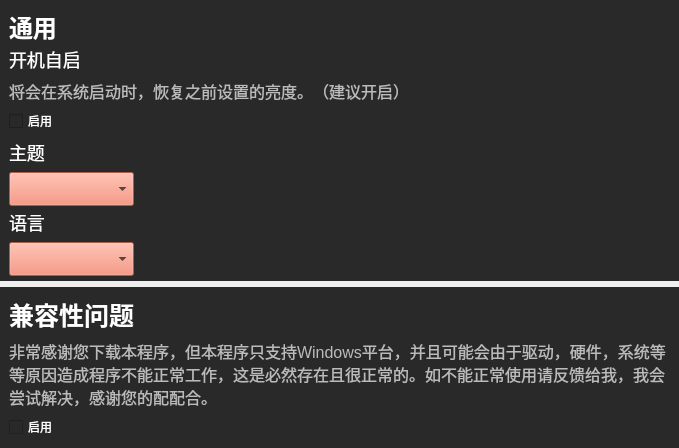
<?xml version="1.0" encoding="UTF-8"?>
<ui version="4.0">
 <class>GenaratePage</class>
 <widget class="QWidget" name="GenaratePage">
  <property name="geometry">
   <rect>
    <x>0</x>
    <y>0</y>
    <width>679</width>
    <height>448</height>
   </rect>
  </property>
  <property name="sizePolicy">
   <sizepolicy hsizetype="Expanding" vsizetype="Preferred">
    <horstretch>0</horstretch>
    <verstretch>0</verstretch>
   </sizepolicy>
  </property>
  <property name="font">
   <font>
    <family>Microsoft JhengHei UI</family>
   </font>
  </property>
  <property name="windowTitle">
   <string>Form</string>
  </property>
  <property name="styleSheet">
   <string notr="true">
#GenaratePage{
	border-radius:5px;
}
.QLabel{
font-size:18px;
color:rgb(255,255,255);
}
.QCheckBox{
color:rgb(255,255,255);
}
</string>
  </property>
  <layout class="QVBoxLayout" name="verticalLayout_3">
   <property name="leftMargin">
    <number>0</number>
   </property>
   <property name="topMargin">
    <number>0</number>
   </property>
   <property name="rightMargin">
    <number>0</number>
   </property>
   <property name="bottomMargin">
    <number>0</number>
   </property>
   <item>
    <widget class="QWidget" name="widget_2" native="true">
     <property name="sizePolicy">
      <sizepolicy hsizetype="Expanding" vsizetype="Preferred">
       <horstretch>0</horstretch>
       <verstretch>0</verstretch>
      </sizepolicy>
     </property>
     <property name="styleSheet">
      <string notr="true">background-color:rgb(41,41,41);
</string>
     </property>
     <layout class="QVBoxLayout" name="verticalLayout_2">
      <item>
       <widget class="QLabel" name="label_3">
        <property name="minimumSize">
         <size>
          <width>0</width>
          <height>0</height>
         </size>
        </property>
        <property name="styleSheet">
         <string notr="true">font-size:25px;
font-weight:500;</string>
        </property>
        <property name="text">
         <string>&lt;html&gt;&lt;head/&gt;&lt;body&gt;&lt;p&gt;&lt;span style=&quot; font-size:18pt;&quot;&gt;通用&lt;/span&gt;&lt;/p&gt;&lt;/body&gt;&lt;/html&gt;</string>
        </property>
       </widget>
      </item>
      <item>
       <spacer name="verticalSpacer_2">
        <property name="orientation">
         <enum>Qt::Vertical</enum>
        </property>
        <property name="sizeType">
         <enum>QSizePolicy::Preferred</enum>
        </property>
        <property name="sizeHint" stdset="0">
         <size>
          <width>20</width>
          <height>10</height>
         </size>
        </property>
       </spacer>
      </item>
      <item>
       <widget class="QLabel" name="label_4">
        <property name="text">
         <string>开机自启</string>
        </property>
       </widget>
      </item>
      <item>
       <widget class="QLabel" name="label_5">
        <property name="styleSheet">
         <string notr="true">color:rgb(187,187,187);
font-size:16px;</string>
        </property>
        <property name="text">
         <string>将会在系统启动时，恢复之前设置的亮度。（建议开启）</string>
        </property>
       </widget>
      </item>
      <item>
       <widget class="QCheckBox" name="autoBoot">
        <property name="text">
         <string>启用</string>
        </property>
       </widget>
      </item>
      <item>
       <widget class="QLabel" name="label_6">
        <property name="text">
         <string>主题</string>
        </property>
       </widget>
      </item>
      <item>
       <widget class="QComboBox" name="theme">
        <property name="minimumSize">
         <size>
          <width>64</width>
          <height>34</height>
         </size>
        </property>
        <property name="maximumSize">
         <size>
          <width>125</width>
          <height>16777215</height>
         </size>
        </property>
        <property name="layoutDirection">
         <enum>Qt::LeftToRight</enum>
        </property>
        <property name="styleSheet">
         <string notr="true">background-color: rgb(243, 128, 100);
</string>
        </property>
        <property name="insertPolicy">
         <enum>QComboBox::InsertAtCurrent</enum>
        </property>
        <property name="placeholderText">
         <string>选择主题</string>
        </property>
        <item>
         <property name="text">
          <string>黑色</string>
         </property>
        </item>
        <item>
         <property name="text">
          <string>白色</string>
         </property>
        </item>
       </widget>
      </item>
      <item>
       <widget class="QLabel" name="label_7">
        <property name="text">
         <string>语言</string>
        </property>
       </widget>
      </item>
      <item>
       <widget class="QComboBox" name="language">
        <property name="minimumSize">
         <size>
          <width>64</width>
          <height>34</height>
         </size>
        </property>
        <property name="maximumSize">
         <size>
          <width>125</width>
          <height>16777215</height>
         </size>
        </property>
        <property name="layoutDirection">
         <enum>Qt::LeftToRight</enum>
        </property>
        <property name="styleSheet">
         <string notr="true">background-color: rgb(243, 128, 100);
</string>
        </property>
        <property name="insertPolicy">
         <enum>QComboBox::InsertAtCurrent</enum>
        </property>
        <property name="placeholderText">
         <string>选择语言</string>
        </property>
        <item>
         <property name="text">
          <string>中文</string>
         </property>
        </item>
        <item>
         <property name="text">
          <string>English</string>
         </property>
        </item>
       </widget>
      </item>
     </layout>
    </widget>
   </item>
   <item>
    <widget class="QWidget" name="widget" native="true">
     <property name="sizePolicy">
      <sizepolicy hsizetype="Expanding" vsizetype="Preferred">
       <horstretch>0</horstretch>
       <verstretch>0</verstretch>
      </sizepolicy>
     </property>
     <property name="styleSheet">
      <string notr="true">background-color:rgb(41,41,41);
</string>
     </property>
     <layout class="QVBoxLayout" name="verticalLayout">
      <item>
       <widget class="QLabel" name="label">
        <property name="styleSheet">
         <string notr="true">font-size:25px;
font-weight:500;</string>
        </property>
        <property name="text">
         <string>兼容性问题</string>
        </property>
       </widget>
      </item>
      <item>
       <widget class="QLabel" name="label_2">
        <property name="styleSheet">
         <string notr="true">color:rgb(187,187,187);
font-size:16px;</string>
        </property>
        <property name="text">
         <string>非常感谢您下载本程序，但本程序只支持Windows平台，并且可能会由于驱动，硬件，系统等等原因造成程序不能正常工作，这是必然存在且很正常的。如不能正常使用请反馈给我，我会尝试解决，感谢您的配配合。</string>
        </property>
        <property name="wordWrap">
         <bool>true</bool>
        </property>
       </widget>
      </item>
      <item>
       <widget class="QCheckBox" name="checkBox">
        <property name="text">
         <string>启用</string>
        </property>
       </widget>
      </item>
     </layout>
    </widget>
   </item>
   <item>
    <spacer name="verticalSpacer">
     <property name="orientation">
      <enum>Qt::Vertical</enum>
     </property>
     <property name="sizeHint" stdset="0">
      <size>
       <width>20</width>
       <height>37</height>
      </size>
     </property>
    </spacer>
   </item>
  </layout>
 </widget>
 <resources/>
 <connections/>
</ui>
